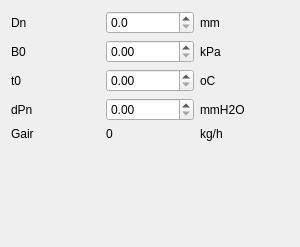
       <widget class="QWidget" name="page_3">
        <property name="geometry">
         <rect>
          <x>0</x>
          <y>0</y>
          <width>300</width>
          <height>247</height>
         </rect>
        </property>
        <attribute name="label">
         <string>Air consumption</string>
        </attribute>
        <layout class="QGridLayout" name="gridLayout_3">
         <item row="0" column="0">
          <widget class="QLabel" name="label_29">
           <property name="text">
            <string>Dn</string>
           </property>
          </widget>
         </item>
         <item row="0" column="1">
          <widget class="QDoubleSpinBox" name="doubleSpinBox_Dn">
           <property name="decimals">
            <number>1</number>
           </property>
           <property name="maximum">
            <double>1000.000000000000000</double>
           </property>
          </widget>
         </item>
         <item row="1" column="0">
          <widget class="QLabel" name="label_33">
           <property name="text">
            <string>B0</string>
           </property>
          </widget>
         </item>
         <item row="1" column="1">
          <widget class="QDoubleSpinBox" name="doubleSpinBox_B0">
           <property name="maximum">
            <double>1000.000000000000000</double>
           </property>
          </widget>
         </item>
         <item row="2" column="0">
          <widget class="QLabel" name="label_35">
           <property name="text">
            <string>t0</string>
           </property>
          </widget>
         </item>
         <item row="2" column="1">
          <widget class="QDoubleSpinBox" name="doubleSpinBox_t0">
           <property name="maximum">
            <double>1000.000000000000000</double>
           </property>
          </widget>
         </item>
         <item row="3" column="0">
          <widget class="QLabel" name="label_31">
           <property name="text">
            <string>dPn</string>
           </property>
          </widget>
         </item>
         <item row="3" column="1">
          <widget class="QDoubleSpinBox" name="doubleSpinBox_dPn">
           <property name="decimals">
            <number>2</number>
           </property>
           <property name="maximum">
            <double>1000.000000000000000</double>
           </property>
          </widget>
         </item>
         <item row="4" column="0">
          <widget class="QLabel" name="label_37">
           <property name="text">
            <string>Gair</string>
           </property>
          </widget>
         </item>
         <item row="4" column="1">
          <widget class="QLabel" name="label_Gair">
           <property name="text">
            <string>0</string>
           </property>
          </widget>
         </item>
         <item row="5" column="0">
          <spacer name="verticalSpacer_3">
           <property name="orientation">
            <enum>Qt::Vertical</enum>
           </property>
           <property name="sizeHint" stdset="0">
            <size>
             <width>80</width>
             <height>285</height>
            </size>
           </property>
          </spacer>
         </item>
         <item row="0" column="2">
          <widget class="QLabel" name="label_28">
           <property name="text">
            <string>mm</string>
           </property>
          </widget>
         </item>
         <item row="1" column="2">
          <widget class="QLabel" name="label_30">
           <property name="text">
            <string>kPa</string>
           </property>
          </widget>
         </item>
         <item row="2" column="2">
          <widget class="QLabel" name="label_32">
           <property name="text">
            <string>oC</string>
           </property>
          </widget>
         </item>
         <item row="3" column="2">
          <widget class="QLabel" name="label_34">
           <property name="text">
            <string>mmH2O</string>
           </property>
          </widget>
         </item>
         <item row="4" column="2">
          <widget class="QLabel" name="label_36">
           <property name="text">
            <string>kg/h</string>
           </property>
          </widget>
         </item>
        </layout>
       </widget>
